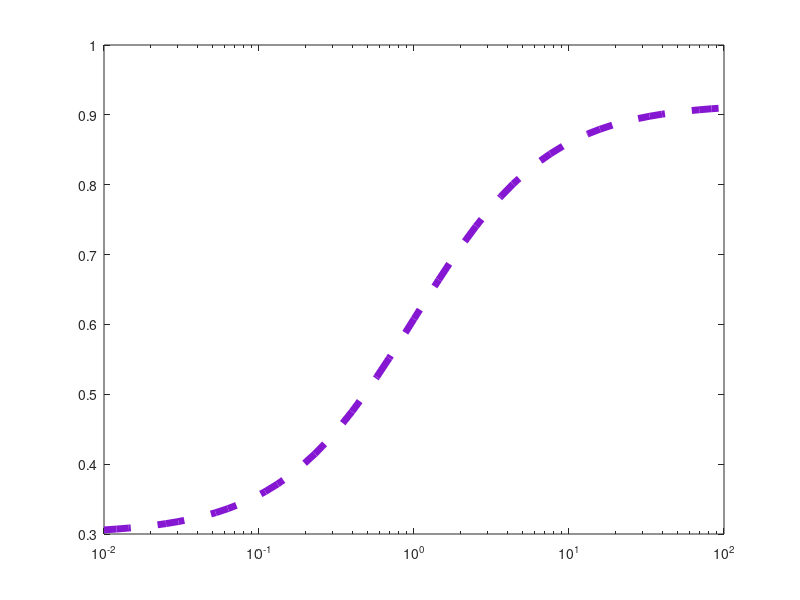

The MATLAB script that drew this image: (Note: this script raises an error after producing the figure.)
close all;
clear all;
clc;

% Confinement figure 1, panel 3
%--------------------------------------------%

% define the Localized model equations
R_func = @(kp,kbi,kT,kL,kT_neg,kLT,kL_neg,kc,kc_neg,ki) kp ./(kbi + kT + kL - ((kT_neg.*kT)./(kT_neg+kLT)) + ((kL_neg .*(((kLT.*kT) ./ (kT_neg+kLT)) +kL) ./ (((kc.*kc_neg) ./ (kc_neg+ki)) -kL_neg - kc))));
T_func = @(R,kT,kT_neg,kLT) (kT.*R) ./ (kT_neg+kLT);
RL_func = @(R,kT,kT_neg, kLT,kL,kL_neg,ki,kc,kc_neg) -R.*(((kLT.*kT) ./ (kT_neg+kLT)) +kL)./ (((kc.*kc_neg) ./ (kc_neg+ki)) -kL_neg - kc);
Rc_func = @(kc,kc_neg,ki,RL) (kc.*RL) ./(kc_neg+ki);

clear kp kT kT_neg kc kc_neg ki kLT kL_neg kbi kL;

kp = 1;
kT = (1/30)*12;
kT_neg = 0.12/10; 
kc =  0.1;
kc_neg = 0.05;  
ki = 0.05;
kLT = logspace(-5,1,50); 
kL_neg = 0.05; 
kbi = 1*(3*10^-4); 
kL = 0.1*kLT;

kT0 = kT;
kT_neg0 = kT_neg;
kc0 = kc;
kc_neg0 = kc_neg;
ki0 = ki;
kL_neg0 = kL_neg;
kbi0 = kbi;


figure(1)

clear kLT kL;

kLT = 0.1;
kL = 0.1*kLT;

% clear kT
% kT = kT0*logspace(-2,2,51);
% 
% R = R_func(kp,kbi,kT,kL,kT_neg,kLT,kL_neg,kc,kc_neg,ki);
% T = T_func(R,kT,kT_neg,kLT);
% RL = RL_func(R,kT,kT_neg, kLT,kL,kL_neg,ki,kc,kc_neg);
% Rc = Rc_func(kc,kc_neg,ki,RL);
% 
% semilogx(kT/kT0,(T+Rc)./(R+T+RL+Rc),'--','color',[1 0.5 0],'linewidth',5);
% hold on
% 
% clear kT
% kT = kT0;
% 
% %
% 
% clear kT_neg
% kT_neg = kT_neg0*logspace(-2,2,51);
% R = R_func(kp,kbi,kT,kL,kT_neg,kLT,kL_neg,kc,kc_neg,ki);
% T = T_func(R,kT,kT_neg,kLT);
% RL = RL_func(R,kT,kT_neg, kLT,kL,kL_neg,ki,kc,kc_neg);
% Rc = Rc_func(kc,kc_neg,ki,RL);
% 
% semilogx(kT_neg/kT_neg0,(T+Rc)./(R+T+RL+Rc),'--','color',[0.5 0.5 0.5],'linewidth',5);
% 
% clear kT_neg
% kT_neg = kT_neg0;



clear kc
kc = kc0*logspace(-2,2,51);
R = R_func(kp,kbi,kT,kL,kT_neg,kLT,kL_neg,kc,kc_neg,ki);
T = T_func(R,kT,kT_neg,kLT);
RL = RL_func(R,kT,kT_neg, kLT,kL,kL_neg,ki,kc,kc_neg);
Rc = Rc_func(kc,kc_neg,ki,RL);

semilogx(kc/kc0,(T+Rc)./(R+T+RL+Rc),'--','color',[0.5210 0.0860 0.8190],'linewidth',5);
hold on

X1 = kc/kc0;
Y1 = (T+Rc)./(R+T+RL+Rc);
Localized_data1 = [X1(:), Y1(:)];
% Save as a tab-delimited text file with headers
header = {'kc/kc0', 'Confinement fraction'};
writetable(array2table(Localized_data1, 'VariableNames', header), 'kc.txt', 'Delimiter', '\t');


clear kc
kc = kc0;

%

clear kc_neg
kc_neg = kc_neg0*logspace(-2,2,51);
R = R_func(kp,kbi,kT,kL,kT_neg,kLT,kL_neg,kc,kc_neg,ki);
T = T_func(R,kT,kT_neg,kLT);
RL = RL_func(R,kT,kT_neg, kLT,kL,kL_neg,ki,kc,kc_neg);
Rc = Rc_func(kc,kc_neg,ki,RL);

semilogx(kc_neg/kc_neg0,(T+Rc)./(R+T+RL+Rc),'--','color',[0 0.5 0.],'linewidth',5);

X2 = kc_neg/kc_neg0;
Y2 = (T+Rc)./(R+T+RL+Rc);
Localized_data2 = [X2(:), Y2(:)];
% Save as a tab-delimited text file with headers
header = {'kc_neg/kc_neg0', 'Confinement fraction'};
writetable(array2table(Localized_data2, 'VariableNames', header), 'kc_neg.txt', 'Delimiter', '\t');


clear kc_neg
kc_neg = kc_neg0;

%

clear ki
ki = ki0*logspace(-2,2,51);
R = R_func(kp,kbi,kT,kL,kT_neg,kLT,kL_neg,kc,kc_neg,ki);
T = T_func(R,kT,kT_neg,kLT);
RL = RL_func(R,kT,kT_neg, kLT,kL,kL_neg,ki,kc,kc_neg);
Rc = Rc_func(kc,kc_neg,ki,RL);

semilogx(ki/ki0,(T+Rc)./(R+T+RL+Rc),'m--','linewidth',5);

X3 = ki/ki0;
Y3 = (T+Rc)./(R+T+RL+Rc);
Localized_data3 = [X3(:), Y3(:)];
% Save as a tab-delimited text file with headers
header = {'ki/ki0', 'Confinement fraction'};
writetable(array2table(Localized_data3, 'VariableNames', header), 'ki.txt', 'Delimiter', '\t');

clear ki
ki = ki0;

%

clear kL_neg
kL_neg = kL_neg0*logspace(-2,2,51);
R = R_func(kp,kbi,kT,kL,kT_neg,kLT,kL_neg,kc,kc_neg,ki);
T = T_func(R,kT,kT_neg,kLT);
RL = RL_func(R,kT,kT_neg, kLT,kL,kL_neg,ki,kc,kc_neg);
Rc = Rc_func(kc,kc_neg,ki,RL);

semilogx(kL_neg/kL_neg0,(T+Rc)./(R+T+RL+Rc),'--','color',[0, 0.8078, 0.8235],'linewidth',5);

X5 = kL_neg/kL_neg0;
Y5 = (T+Rc)./(R+T+RL+Rc);
Localized_data5 = [X5(:), Y5(:)];
% Save as a tab-delimited text file with headers
header = {'kL_neg/kL_neg0', 'Confinement fraction'};
writetable(array2table(Localized_data5, 'VariableNames', header), 'kL_neg.txt', 'Delimiter', '\t');


clear kL_neg
kL_neg = kL_neg0;

%

clear kbi
kbi = kbi0*logspace(-2,2,51);
R = R_func(kp,kbi,kT,kL,kT_neg,kLT,kL_neg,kc,kc_neg,ki);
T = T_func(R,kT,kT_neg,kLT);
RL = RL_func(R,kT,kT_neg, kLT,kL,kL_neg,ki,kc,kc_neg);
Rc = Rc_func(kc,kc_neg,ki,RL);

semilogx(kbi/kbi0,(T+Rc)./(R+T+RL+Rc),'--','color',[0.6 0.4 0.2],'linewidth',5);

X4 = kbi/kbi0;
Y4 = (T+Rc)./(R+T+RL+Rc);
Localized_data4 = [X4(:), Y4(:)];
% Save as a tab-delimited text file with headers
header = {'kbi/kbi0', 'Confinement fraction'};
writetable(array2table(Localized_data4, 'VariableNames', header), 'kbi.txt', 'Delimiter', '\t');


clear kbi
kbi = kbi0;

set(gca','fontsize',28)
xlabel('k/k_0','FontSize',30);
ylabel('Confined EGFR fraction','FontSize',30);
set(gcf,'Color','white')
axis tight
ylim([0 1])
xticks([10^-2 10^-1 10^0 10^1 10^2])

%legend('k_{+T}','k_{-T}','k_{+c}','k_{-c}',...
%    'k_{i}','k_{-L}','k_{bi}',orientation = 'horizontal',Fontsize = 16,location = 'north');

%legend('boxoff') 
box off

% Plot colours
% Default uniform params will be blue and default localized will be red
% kT = Orange [1 0.5 0]
% kT_neg = gray [0.5 0.5 0.5]
% kc = purple [0.5210 0.0860 0.8190]
% kc_neg = green [0 0.5 0] 
% kL_neg = cyan [0, 0.8078, 0.8235]
% ki = magenta
% kbi = brown



% Make additional text for legend
%annotation('textbox', [0.205 0.5 0.15 0.05], 'String', 'k_{+T}', 'Color',[1 0.5 0],...
%           'LineStyle', 'none','FontSize', 30);

% Make additional text for legend
%annotation('textbox', [0.205 0.5 0.15 0.05], 'String', 'k_{-T}', 'Color',[0.5 0.5 0.5],...
%           'LineStyle', 'none','FontSize', 30);

% annotation('textbox', [0.205 0.5 0.15 0.05], 'String', 'k_{+c}', 'Color',[0.5210 0.0860 0.8190],...
%            'LineStyle', 'none','FontSize', 20);
% 
% % Make additional text for legend
% annotation('textbox', [0.205 0.5 0.15 0.05], 'String', 'k_{-c} = k_{+c0}', 'Color',[0 0.5 0],...
%            'LineStyle', 'none','FontSize', 20);
% 
% annotation('textbox', [0.205 0.5 0.15 0.05], 'String', 'k_{-L}', 'Color',[0, 0.8078, 0.8235],...
%            'LineStyle', 'none','FontSize', 20);
% 
% % Make additional text for legend
% annotation('textbox', [0.205 0.5 0.15 0.05], 'String', 'k_{i}', 'Color','m',...
%            'LineStyle', 'none','FontSize', 20);
% 
% annotation('textbox', [0.205 0.5 0.15 0.05], 'String', 'k_{bi}', 'Color',[0.6 0.4 0.2],...
%            'LineStyle', 'none','FontSize', 20);


% % Line 1 (solid)
% % Making line
% annotation('line', [0.15 0.2], [0.85 0.85], 'LineWidth', 3, 'Color', 'k');
% % Making text
% annotation('textbox', [0.205 0.825 0.15 0.05], 'String', 'Uniform model', ...
%            'LineStyle', 'none', 'VerticalAlignment', 'middle','FontSize', 20);

% Line 2 (dashed)
% Making line
%annotation('line', [0.15 0.2], [0.8 0.8], 'LineWidth', 3, 'LineStyle', '--', 'Color', 'k');
% Making text
%annotation('textbox', [0.205 0.775 0.15 0.05], 'String', 'Localized model', ...
%           'LineStyle', 'none', 'VerticalAlignment', 'middle','FontSize', 30);
